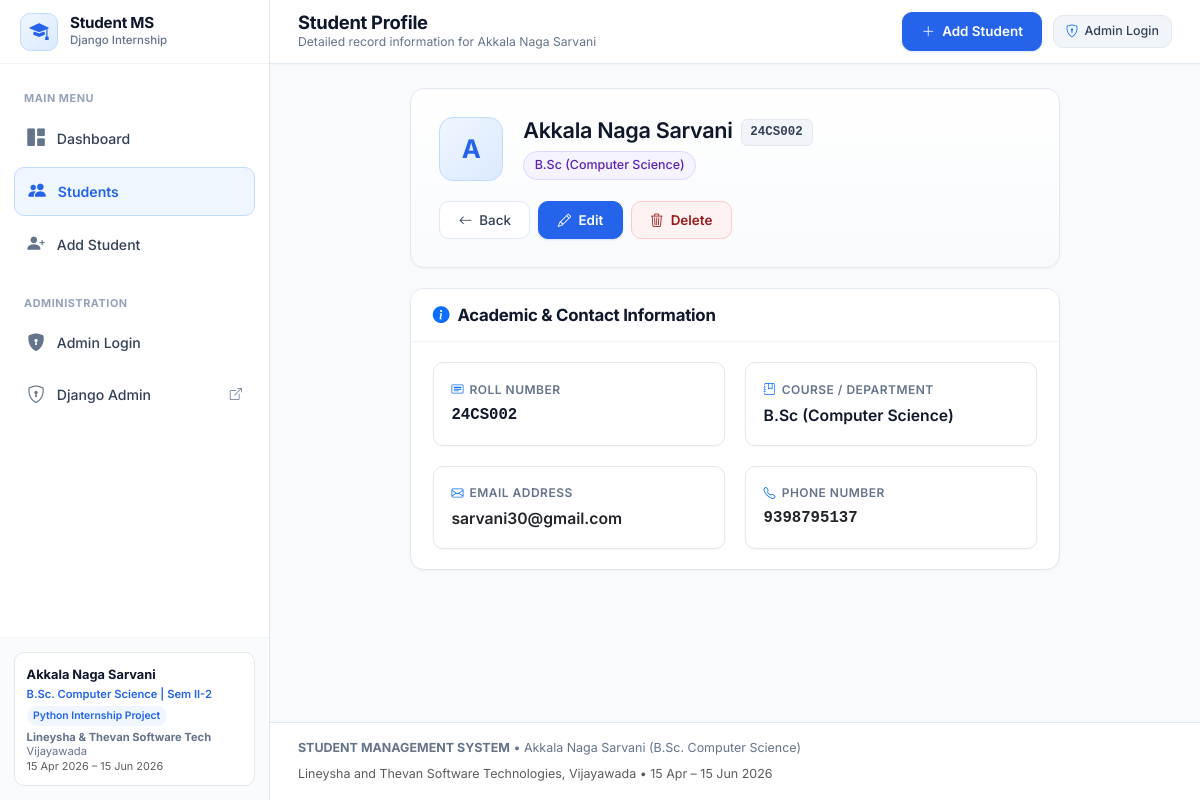
Screenshot of /students/22/ with the database file from the repository.
### students/models.py (models this page shows, shortened)
class Student(models.Model):
    name = models.CharField(max_length=100, verbose_name="Full Name")
    roll_number = models.CharField(max_length=20, unique=True, verbose_name="Roll Number")
    email = models.EmailField(verbose_name="Email Address")
    course = models.CharField(max_length=100, verbose_name="Course")
    phone = models.CharField(max_length=10, validators=[phone_regex], verbose_name="Phone Number")
    created_at = models.DateTimeField(auto_now_add=True, verbose_name="Created At")
    updated_at = models.DateTimeField(auto_now=True, verbose_name="Updated At")
    class Meta:
        verbose_name = "Student"
        verbose_name_plural = "Students"
        ordering = ['-created_at']
    @property
    def initial(self):
        if self.name and len(self.name.strip()) > 0:
            return self.name.strip()[0].upper()
        return "S"

### students/views.py (the view)
# urls.py: path('students/<int:pk>/', views.student_detail_view, name='student_detail'),
def student_detail_view(request, pk):
    student = get_object_or_404(Student, pk=pk)
    context = {
        'student': student,
        'active_page': 'students',
    }
    return render(request, 'students/student_detail.html', context)

### templates/students/student_detail.html (shortened to what this page needs)
{% extends 'base.html' %}
{% block page_title %}Student Profile{% endblock %}
{% block page_subtitle %}Detailed record information for {{ student.name }}{% endblock %}
{% block content %}
<div class="row justify-content-center">
    <div class="col-12 col-lg-10 col-xl-9">
        <div class="profile-header-card">
            <div class="profile-info-group">
                <div class="student-avatar student-avatar-lg">
                    {{ student.initial }}
                </div>
                <div class="profile-name-area">
                    <div class="d-flex align-items-center gap-2 flex-wrap mb-1">
                        <h2>{{ student.name }}</h2>
                        <span class="badge-roll">{{ student.roll_number }}</span>
                    </div>
                    <span class="badge-course">{{ student.course }}</span>
                </div>
            </div>
            <div class="d-flex align-items-center gap-2 flex-wrap w-100 w-sm-auto mt-2 mt-sm-0">
                <a href="{% url 'students:student_list' %}" class="btn-secondary-custom flex-fill flex-sm-grow-0 justify-content-center">
                    <i class="bi bi-arrow-left"></i>
                    <span>Back</span>
                </a>
                <a href="{% url 'students:student_edit' pk=student.pk %}" class="btn-primary-custom flex-fill flex-sm-grow-0 justify-content-center">
                    <i class="bi bi-pencil"></i>
                    <span>Edit</span>
                </a>
                <button type="button" class="btn-danger-custom flex-fill flex-sm-grow-0 justify-content-center" data-bs-toggle="modal" data-bs-target="#deleteModal" data-student-id="{{ student.pk }}" data-student-name="{{ student.name }}">
                    <i class="bi bi-trash3"></i>
                    <span>Delete</span>
                </button>
            </div>
        </div>
        <div class="content-card mb-4">
            <div class="card-header-custom">
                <h3 class="card-header-title">
                    <i class="bi bi-info-circle-fill text-primary"></i>
                    <span>Academic & Contact Information</span>
                </h3>
            </div>
            <div class="card-body-custom">
                <div class="detail-info-grid">
                    <div class="detail-item">
                        <div class="detail-item-label">
                            <i class="bi bi-card-heading text-primary"></i>
                            <span>Roll Number</span>
                        </div>
                        <div class="detail-item-value font-monospace">
                            {{ student.roll_number }}
                        </div>
                    </div>
                    <div class="detail-item">
                        <div class="detail-item-label">
                            <i class="bi bi-journal-bookmark text-primary"></i>
                            <span>Course / Department</span>
                        </div>
                        <div class="detail-item-value">
                            {{ student.course }}
                        </div>
                    </div>
                    <div class="detail-item">
                        <div class="detail-item-label">
                            <i class="bi bi-envelope text-primary"></i>
                            <span>Email Address</span>
                        </div>
                        <div class="detail-item-value">
                            <a href="mailto:{{ student.email }}" class="text-decoration-none text-dark">
                                {{ student.email }}
                            </a>
                        </div>
                    </div>
                    <div class="detail-item">
                        <div class="detail-item-label">
                            <i class="bi bi-telephone text-primary"></i>
                            <span>Phone Number</span>
                        </div>
                        <div class="detail-item-value font-monospace">
                            <a href="tel:{{ student.phone }}" class="text-decoration-none text-dark">
                                {{ student.phone }}
                            </a>
                        </div>
                    </div>
                </div>
            </div>
        </div>
    </div>
</div>
{% endblock %}

### rows the page displays
Student: name "Akkala Naga Sarvani", initial "A", roll_number "24CS002", course "B.Sc (Computer Science)", email "sarvani30@gmail.com", phone "9398795137"
